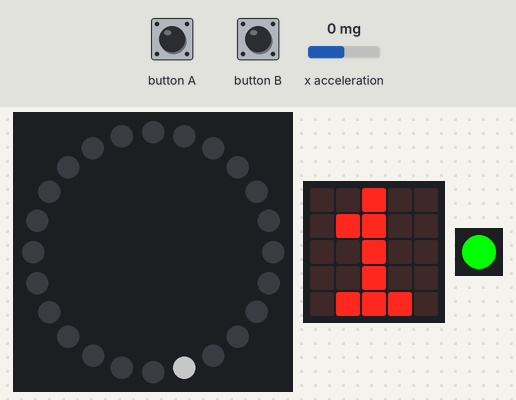
This program was run on a simulated Calliope mini (MakeCode). On the bench: 24 RGB LEDs in a ring, first at the top, clockwise, the board's 5×5 LED display, 1 RGB LEDs in strip order, left to right. Inputs (shaded band) come from the test bench; at power-on: x acceleration 0 mg. Dim RGB values are drawn brighter than linear.

Above: at 1.9 s.
2.0 s: x acceleration set to -1440 mg
At 2.09 s:
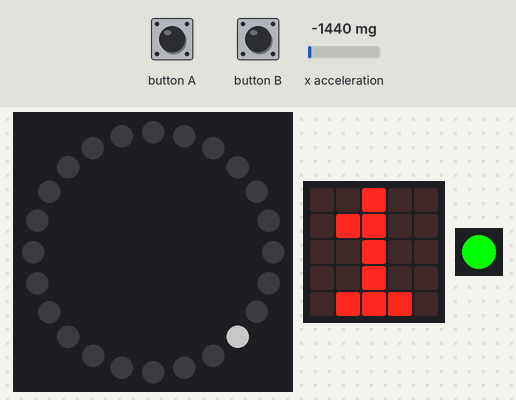
3.6 s: x acceleration set to -750 mg
At 4.1 s:
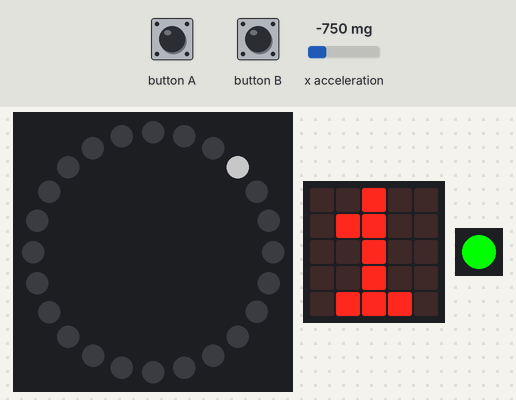
5.3 s: x acceleration set to 0 mg
At 5.33 s:
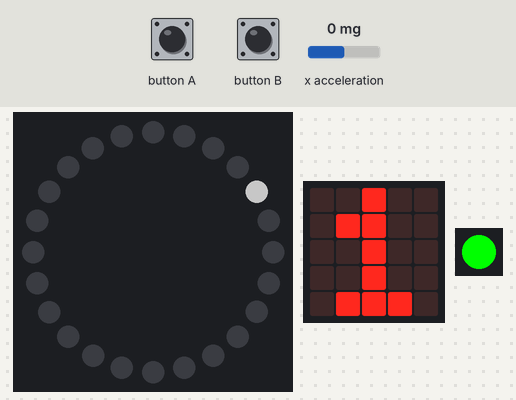
Timing chart, 0 to 8.3 s (numbered marks = the images above; inputs shaded):
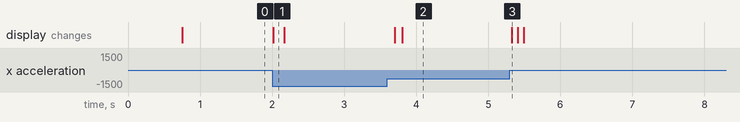

The program:

main.ts
```typescript
let avg = 0
let sum = 0
let list: number[] = []
let strip: neopixel.Strip = null
let Start = 0
if (input.buttonIsPressed(Button.A)) {
    Start = 2
} else if (input.buttonIsPressed(Button.B)) {
    Start = 3
} else {
    Start = 1
    strip = neopixel.create(DigitalPin.C17, 24, NeoPixelMode.RGBW)
    strip.setBrightness(100)
    strip.showRainbow(1, 360)
    strip.show()
    for (let Index = 0; Index <= 9; Index++) {
        list.push(Math.map(input.acceleration(Dimension.X), -1023, 1023, 0, 23))
    }
}
basic.showNumber(Start)
basic.forever(function () {
    if (Start == 1) {
        basic.setLedColor(0x00ff00)
        strip.clear()
        list.shift()
        list.push(Math.map(input.acceleration(Dimension.X), -1023, 1023, 0, 23))
        sum = 0
        for (let Index = 0; Index <= 9; Index++) {
            sum = sum + list[Index]
        }
        avg = sum / 10
        strip.setPixelColor(avg, neopixel.colors(NeoPixelColors.White))
        strip.show()
    } else if (Start == 2) {
        basic.setLedColor(0xffff00)
    } else if (Start == 3) {
        basic.setLedColor(0xff0000)
    }
})
```

test.ts
```typescript
// Hier kann man Tests durchführen; diese Datei wird nicht kompiliert, wenn dieses Paket als Erweiterung verwendet wird.
```
